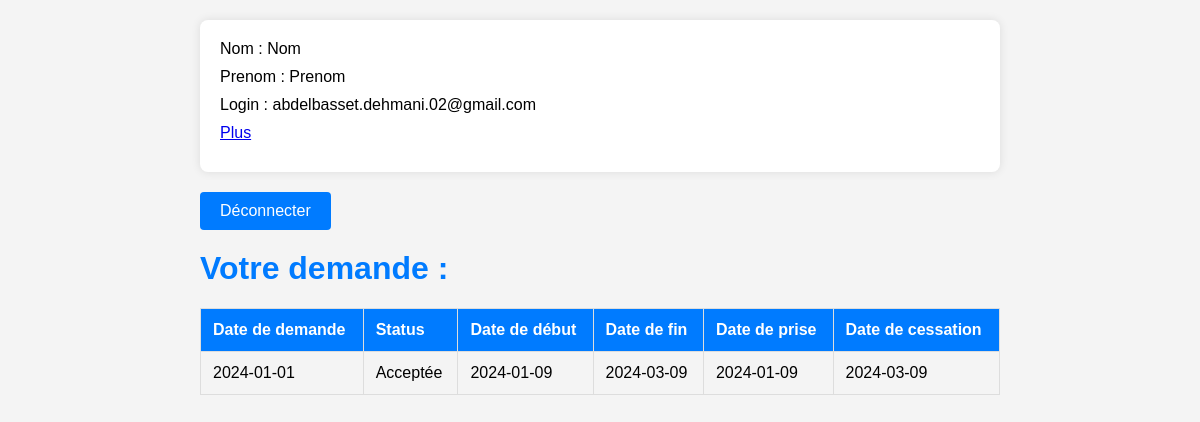
The page /page_etudiant.php (signed in) on the database its author committed.
### tables this page shows
CREATE TABLE `demande` (
  `id_demande` int(11) NOT NULL,
  `date_demande` date NOT NULL,
  `status` enum('En cours','Traitée','Refusée','Acceptée') NOT NULL,
  `cv` blob NOT NULL,
  `lm` blob NOT NULL,
  `date_debut` date NOT NULL,
  `date_fin` date NOT NULL,
  `date_prise` date NOT NULL,
  `date_cessation` date NOT NULL,
  `id_etudiant` int(11) NOT NULL,
  `id_service` int(11) NOT NULL
);

### verifier_auth.php (called while the page is built, shortened)
<?php
$id_utilisateur = $_SESSION['utilisateur_id'];
?>

### page_etudiant.php (the view, shortened to what this page needs)
<?php
@include 'bdd.php';
include 'verifier_auth.php';
?>
<!DOCTYPE html>
<html lang="fr">
<head>
</head>
<body>
    <div class="container">
        <div class="user-info">
            <?php
            $query = "SELECT * FROM login WHERE id_login = $id_utilisateur";
            $resul = mysqli_query($conn, $query);
            if (mysqli_num_rows($resul) > 0) :
                while ($row = mysqli_fetch_assoc($resul)) :
            ?>
                    <ul>
                        <li><?php echo 'Nom : ' . $row['nom']; ?></li>
                        <li><?php echo 'Prenom : ' . $row['prenom']; ?></li>
                        <li><?php echo 'Login : ' . $row['login']; ?></li>
                        <li><a href="demandes.php">Plus</a></li>
                    </ul>
            <?php
                endwhile;
            endif;
            ?>
        </div>
        <form method="post" action="">
            <input type="submit" name="logout" class="logout-btn" value="Déconnecter" />
        </form>
        <div class="header-section">
            <h1>Votre demande :</h1>
        </div>
        <?php
        $id = "SELECT * FROM etudiant WHERE id_login = $id_utilisateur";
        $resultat = mysqli_query($conn, $id);
        if (mysqli_num_rows($resultat) > 0) {
            while ($row = mysqli_fetch_assoc($resultat)) {
                $id_etudiant = $row['id_etudiant'];
            }
        }
        $sql = "SELECT * FROM demande WHERE id_etudiant = $id_etudiant";
        $result = mysqli_query($conn, $sql);
        if (mysqli_num_rows($result) > 0) :
        ?>
            <table class="demandes-table">
                <thead>
                    <tr>
                        <th>Date de demande</th>
                        <th>Status</th>
                        <th>Date de début</th>
                        <th>Date de fin</th>
                        <th>Date de prise</th>
                        <th>Date de cessation</th>
                    </tr>
                </thead>
                <tbody>
                    <?php while ($row = mysqli_fetch_assoc($result)) : ?>
                        <tr>
                            <td><?php echo $row['date_demande']; ?></td>
                            <td><?php echo $row['status']; ?></td>
                            <td><?php echo $row['date_debut']; ?></td>
                            <td><?php echo $row['date_fin']; ?></td>
                            <td><?php echo $row['date_prise']; ?></td>
                            <td><?php echo $row['date_cessation']; ?></td>
                        </tr>
                    <?php endwhile; ?>
                </tbody>
            </table>
        <?php
        endif;
        ?>
    </div>
</body>
</html>

### page_etudiant.php (style rules this page uses)
body { font-family: 'Arial', sans-serif; background-color: #f4f4f4; margin: 0; padding: 20px; }
.container { max-width: 800px; margin: 0 auto; }
.user-info { background-color: #fff; border-radius: 8px; box-shadow: 0 0 10px rgba(0, 0, 0, 0.1); padding: 20px; margin-bottom: 20px; }
.user-info ul { list-style: none; padding: 0; margin: 0; }
.user-info li { margin-bottom: 10px; }
.logout-btn { background-color: #007bff; color: #fff; border: none; padding: 10px 20px; border-radius: 4px; cursor: pointer; font-size: 16px; }
.header-section h1 { color: #007bff; margin-top: 20px; }
.demandes-table { width: 100%; margin-top: 20px; border-collapse: collapse; }
.demandes-table th, .demandes-table td { border: 1px solid #ddd; padding: 12px; text-align: left; }
.demandes-table th { background-color: #007bff; color: #fff; }

### rows shown on the page
demande: date_demande "2024-01-01", status "Acceptée", date_debut "2024-01-09", date_fin "2024-03-09", date_prise "2024-01-09", date_cessation "2024-03-09"

### other values the page prints
$row['nom'] "Nom"
$row['prenom'] "Prenom"
$row['login'] "abdelbasset.dehmani.02@gmail.com"
